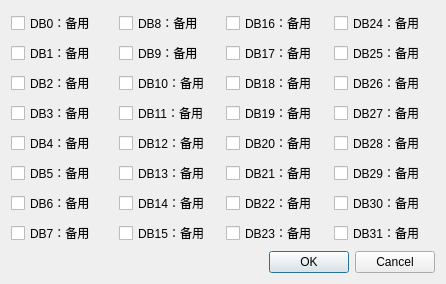
<?xml version="1.0" encoding="UTF-8"?>
<ui version="4.0">
 <class>CBitSelectedDialog</class>
 <widget class="QDialog" name="CBitSelectedDialog">
  <property name="geometry">
   <rect>
    <x>0</x>
    <y>0</y>
    <width>446</width>
    <height>248</height>
   </rect>
  </property>
  <property name="windowTitle">
   <string>Dialog</string>
  </property>
  <layout class="QVBoxLayout" name="verticalLayout_5">
   <item>
    <layout class="QHBoxLayout" name="horizontalLayout">
     <item>
      <layout class="QVBoxLayout" name="verticalLayout">
       <item>
        <widget class="QCheckBox" name="checkBox_1">
         <property name="text">
          <string>DB0：备用</string>
         </property>
        </widget>
       </item>
       <item>
        <widget class="QCheckBox" name="checkBox_2">
         <property name="text">
          <string>DB1：备用</string>
         </property>
        </widget>
       </item>
       <item>
        <widget class="QCheckBox" name="checkBox_3">
         <property name="text">
          <string>DB2：备用</string>
         </property>
        </widget>
       </item>
       <item>
        <widget class="QCheckBox" name="checkBox_4">
         <property name="text">
          <string>DB3：备用</string>
         </property>
        </widget>
       </item>
       <item>
        <widget class="QCheckBox" name="checkBox_5">
         <property name="text">
          <string>DB4：备用</string>
         </property>
        </widget>
       </item>
       <item>
        <widget class="QCheckBox" name="checkBox_6">
         <property name="text">
          <string>DB5：备用</string>
         </property>
        </widget>
       </item>
       <item>
        <widget class="QCheckBox" name="checkBox_7">
         <property name="text">
          <string>DB6：备用</string>
         </property>
        </widget>
       </item>
       <item>
        <widget class="QCheckBox" name="checkBox_8">
         <property name="text">
          <string>DB7：备用</string>
         </property>
        </widget>
       </item>
      </layout>
     </item>
     <item>
      <layout class="QVBoxLayout" name="verticalLayout_2">
       <item>
        <widget class="QCheckBox" name="checkBox_9">
         <property name="text">
          <string>DB8：备用</string>
         </property>
        </widget>
       </item>
       <item>
        <widget class="QCheckBox" name="checkBox_10">
         <property name="text">
          <string>DB9：备用</string>
         </property>
        </widget>
       </item>
       <item>
        <widget class="QCheckBox" name="checkBox_11">
         <property name="text">
          <string>DB10：备用</string>
         </property>
        </widget>
       </item>
       <item>
        <widget class="QCheckBox" name="checkBox_12">
         <property name="text">
          <string>DB11：备用</string>
         </property>
        </widget>
       </item>
       <item>
        <widget class="QCheckBox" name="checkBox_13">
         <property name="text">
          <string>DB12：备用</string>
         </property>
        </widget>
       </item>
       <item>
        <widget class="QCheckBox" name="checkBox_14">
         <property name="text">
          <string>DB13：备用</string>
         </property>
        </widget>
       </item>
       <item>
        <widget class="QCheckBox" name="checkBox_15">
         <property name="text">
          <string>DB14：备用</string>
         </property>
        </widget>
       </item>
       <item>
        <widget class="QCheckBox" name="checkBox_16">
         <property name="text">
          <string>DB15：备用</string>
         </property>
        </widget>
       </item>
      </layout>
     </item>
     <item>
      <layout class="QVBoxLayout" name="verticalLayout_3">
       <item>
        <widget class="QCheckBox" name="checkBox_17">
         <property name="text">
          <string>DB16：备用</string>
         </property>
        </widget>
       </item>
       <item>
        <widget class="QCheckBox" name="checkBox_18">
         <property name="text">
          <string>DB17：备用</string>
         </property>
        </widget>
       </item>
       <item>
        <widget class="QCheckBox" name="checkBox_19">
         <property name="text">
          <string>DB18：备用</string>
         </property>
        </widget>
       </item>
       <item>
        <widget class="QCheckBox" name="checkBox_20">
         <property name="text">
          <string>DB19：备用</string>
         </property>
        </widget>
       </item>
       <item>
        <widget class="QCheckBox" name="checkBox_21">
         <property name="text">
          <string>DB20：备用</string>
         </property>
        </widget>
       </item>
       <item>
        <widget class="QCheckBox" name="checkBox_22">
         <property name="text">
          <string>DB21：备用</string>
         </property>
        </widget>
       </item>
       <item>
        <widget class="QCheckBox" name="checkBox_23">
         <property name="text">
          <string>DB22：备用</string>
         </property>
        </widget>
       </item>
       <item>
        <widget class="QCheckBox" name="checkBox_24">
         <property name="text">
          <string>DB23：备用</string>
         </property>
        </widget>
       </item>
      </layout>
     </item>
     <item>
      <layout class="QVBoxLayout" name="verticalLayout_4">
       <item>
        <widget class="QCheckBox" name="checkBox_25">
         <property name="text">
          <string>DB24：备用</string>
         </property>
        </widget>
       </item>
       <item>
        <widget class="QCheckBox" name="checkBox_26">
         <property name="text">
          <string>DB25：备用</string>
         </property>
        </widget>
       </item>
       <item>
        <widget class="QCheckBox" name="checkBox_27">
         <property name="text">
          <string>DB26：备用</string>
         </property>
        </widget>
       </item>
       <item>
        <widget class="QCheckBox" name="checkBox_28">
         <property name="text">
          <string>DB27：备用</string>
         </property>
        </widget>
       </item>
       <item>
        <widget class="QCheckBox" name="checkBox_29">
         <property name="text">
          <string>DB28：备用</string>
         </property>
        </widget>
       </item>
       <item>
        <widget class="QCheckBox" name="checkBox_30">
         <property name="text">
          <string>DB29：备用</string>
         </property>
        </widget>
       </item>
       <item>
        <widget class="QCheckBox" name="checkBox_31">
         <property name="text">
          <string>DB30：备用</string>
         </property>
        </widget>
       </item>
       <item>
        <widget class="QCheckBox" name="checkBox_32">
         <property name="text">
          <string>DB31：备用</string>
         </property>
        </widget>
       </item>
      </layout>
     </item>
    </layout>
   </item>
   <item>
    <widget class="QDialogButtonBox" name="buttonBox">
     <property name="orientation">
      <enum>Qt::Horizontal</enum>
     </property>
     <property name="standardButtons">
      <set>QDialogButtonBox::Cancel|QDialogButtonBox::Ok</set>
     </property>
    </widget>
   </item>
  </layout>
 </widget>
 <resources/>
 <connections>
  <connection>
   <sender>buttonBox</sender>
   <signal>accepted()</signal>
   <receiver>CBitSelectedDialog</receiver>
   <slot>accept()</slot>
   <hints>
    <hint type="sourcelabel">
     <x>248</x>
     <y>254</y>
    </hint>
    <hint type="destinationlabel">
     <x>157</x>
     <y>274</y>
    </hint>
   </hints>
  </connection>
  <connection>
   <sender>buttonBox</sender>
   <signal>rejected()</signal>
   <receiver>CBitSelectedDialog</receiver>
   <slot>reject()</slot>
   <hints>
    <hint type="sourcelabel">
     <x>316</x>
     <y>260</y>
    </hint>
    <hint type="destinationlabel">
     <x>286</x>
     <y>274</y>
    </hint>
   </hints>
  </connection>
 </connections>
</ui>
